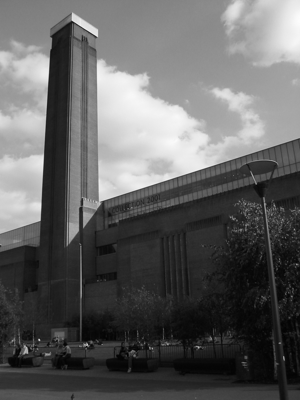
%> input picture uebung03/London.png, 300 x 400 px
$ octave Gradient1.m   (GNU Octave 9; MATLAB toolbox functions it lacks are replaced by stand-ins)
%> lines starting %> are read from the running program, lines starting %| are printed output that depends on the picture
clear all;
close all;
clc;


%read image
Image = imread('London.png');
%> Image is the input picture: size 400x300 uint8; min 0, max 252, mean 97.2
%transform to double once and for all
Image = double(Image);
%> Image: size 400x300 double

%plot the image
figure(1);
subplot(2,2,1);
imshow(Image, []);
title('Original');

%choose the filters
Sobel = 1;
if Sobel == 1
    DX = conv2([1 2 1]', [-1 0 1]);
    DY = conv2([-1 0 1]', [1 2 1]);
else % Prewitt
    DX = conv2([1 1 1]', [-1 0 1]);
    DY = conv2([-1 0 1]', [1 1 1]);
end

%apply the DX and DY filter
ImageDx = imfilter(Image, DX);
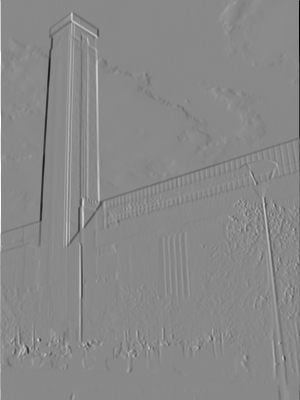
%> ImageDx: size 400x300 double; min -1007, max 866, mean -0.4; drawn with min black and max white
ImageDy = imfilter(Image, DY);
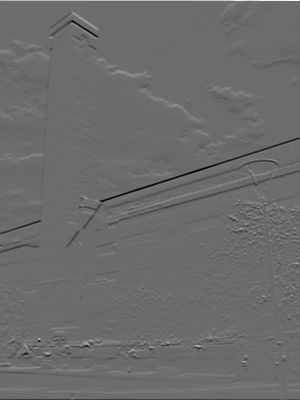
%> ImageDy: size 400x300 double; min -688, max 931, mean -0.7; drawn with min black and max white
%plot
subplot(2,2,3);
imshow(ImageDx, []);
title('dI/dx');
subplot(2,2,4);
imshow(ImageDy, []);
title('dI/dy');

subplot(2,2,2);
ImageDxy = sqrt(ImageDx.^2 + ImageDy.^2);
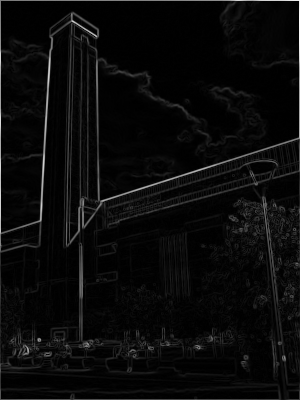
%> ImageDxy: size 400x300 double; min 0, max 1007, mean 42.2; drawn with min black and max white
imshow(ImageDxy, [0 255]);
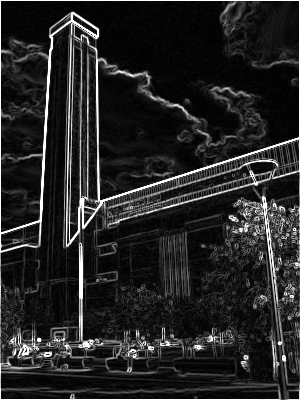
%> displayed picture: size 400x300, on the screen's scale of 0 to 255; min 0, max 255, mean 36.9
title('dI/dr');
